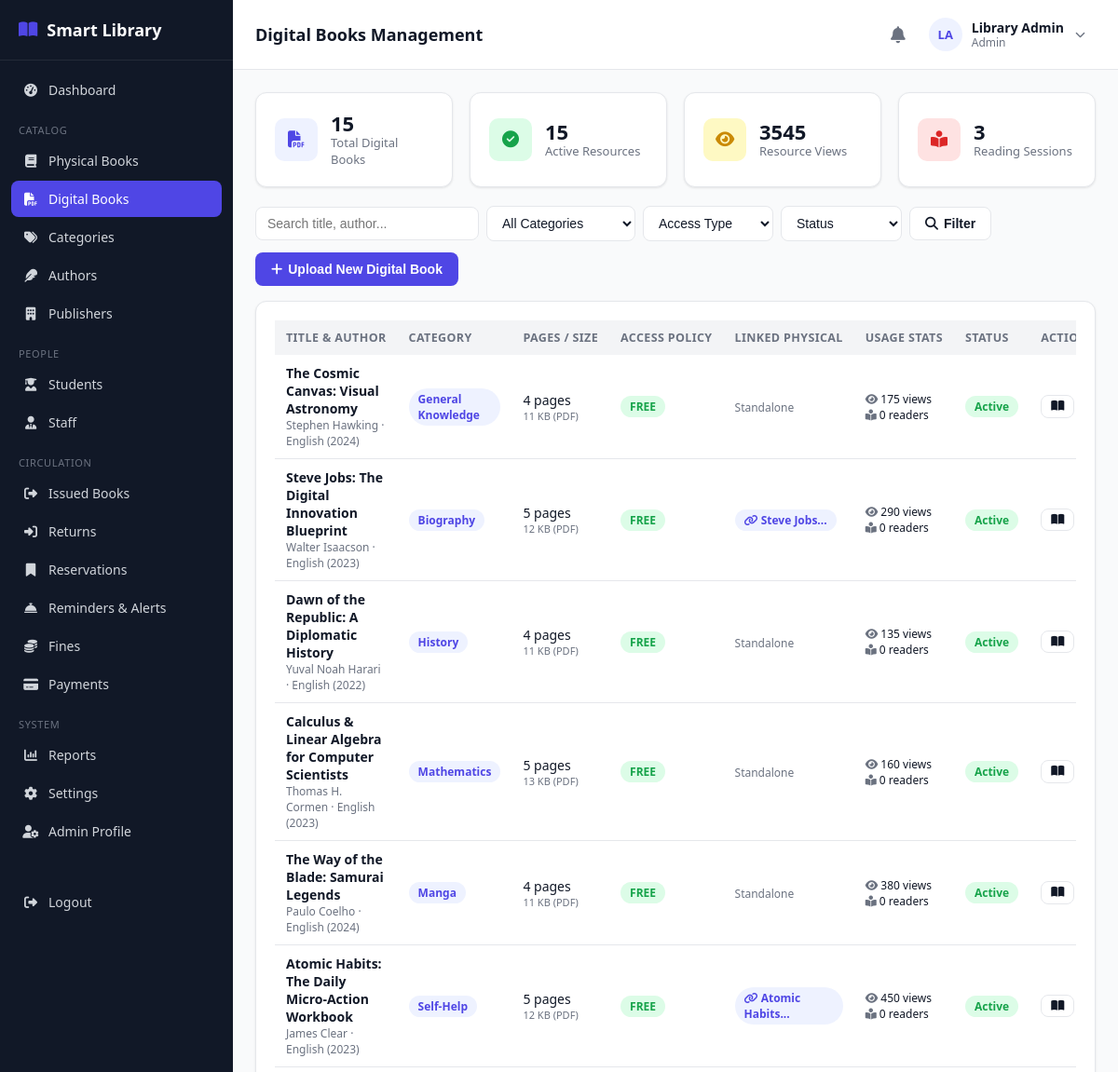
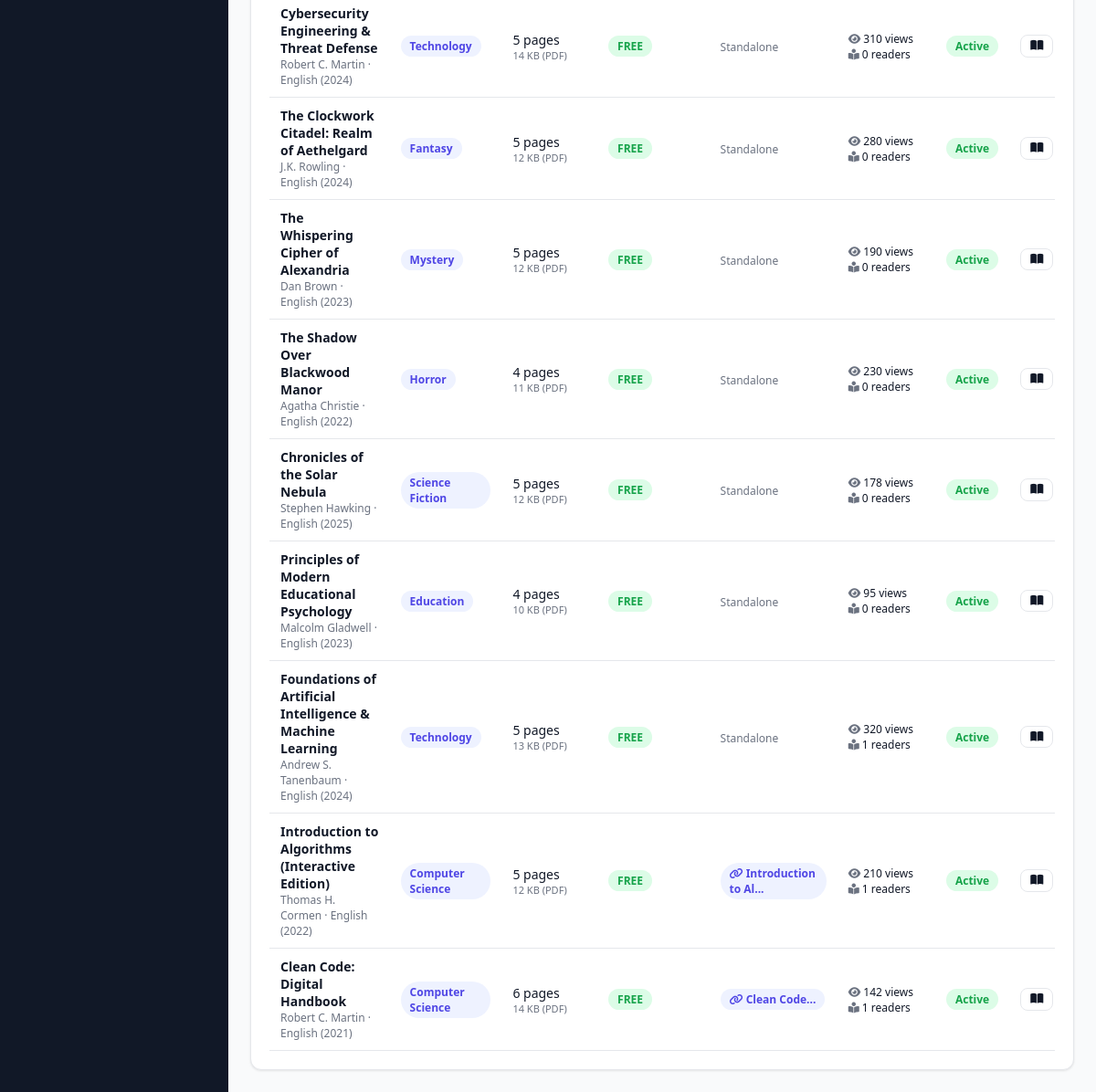
The page /admin/digital-books.php (signed in) on the database its author committed (2 pictures, top to bottom).
### tables this page shows
CREATE TABLE digital_books (
    id INT AUTO_INCREMENT PRIMARY KEY,
    book_id INT NULL,
    title VARCHAR(200) NOT NULL,
    author_id INT NULL,
    author_name VARCHAR(150) NULL,
    category_id INT NULL,
    publisher_id INT NULL,
    publication_year YEAR NULL,
    edition VARCHAR(30) DEFAULT '1st',
    language VARCHAR(40) DEFAULT 'English',
    pages INT DEFAULT 10,
    description TEXT NULL,
    cover_image VARCHAR(255) NULL,
    file_path VARCHAR(255) NOT NULL,
    file_format VARCHAR(20) NOT NULL DEFAULT 'PDF',
    file_size_kb INT DEFAULT 0,
    access_type ENUM('free','restricted','open_access') NOT NULL DEFAULT 'free',
    license_info VARCHAR(255) DEFAULT 'Open Educational Resource / Demonstration',
    view_count INT NOT NULL DEFAULT 0,
    read_count INT NOT NULL DEFAULT 0,
    status ENUM('active','inactive') NOT NULL DEFAULT 'active',
    created_at TIMESTAMP DEFAULT CURRENT_TIMESTAMP,
    updated_at TIMESTAMP DEFAULT CURRENT_TIMESTAMP ON UPDATE CURRENT_TIMESTAMP,
    FOREIGN KEY (book_id) REFERENCES books(id) ON DELETE SET NULL,
    FOREIGN KEY (author_id) REFERENCES authors(id) ON DELETE SET NULL,
    FOREIGN KEY (category_id) REFERENCES categories(id) ON DELETE SET NULL,
    FOREIGN KEY (publisher_id) REFERENCES publishers(id) ON DELETE SET NULL,
    INDEX idx_dtitle (title),
    INDEX idx_dcat (category_id),
    INDEX idx_dauthor (author_id),
    INDEX idx_dstatus (status)
);

CREATE TABLE categories (
    id INT AUTO_INCREMENT PRIMARY KEY,
    name VARCHAR(100) NOT NULL UNIQUE,
    description VARCHAR(255) DEFAULT NULL
);

CREATE TABLE books (
    id INT AUTO_INCREMENT PRIMARY KEY,
    isbn VARCHAR(30) NOT NULL UNIQUE,
    title VARCHAR(200) NOT NULL,
    author_id INT DEFAULT NULL,
    category_id INT DEFAULT NULL,
    publisher_id INT DEFAULT NULL,
    publication_year YEAR DEFAULT NULL,
    edition VARCHAR(30) DEFAULT NULL,
    language VARCHAR(40) DEFAULT 'English',
    pages INT DEFAULT NULL,
    price DECIMAL(10,2) DEFAULT 0.00,
    shelf_number VARCHAR(30) DEFAULT NULL,
    total_copies INT NOT NULL DEFAULT 1,
    available_copies INT NOT NULL DEFAULT 1,
    description TEXT DEFAULT NULL,
    image VARCHAR(255) DEFAULT NULL,
    status ENUM('active','inactive') NOT NULL DEFAULT 'active',
    created_at TIMESTAMP DEFAULT CURRENT_TIMESTAMP,
    updated_at TIMESTAMP DEFAULT CURRENT_TIMESTAMP ON UPDATE CURRENT_TIMESTAMP,
    FOREIGN KEY (author_id) REFERENCES authors(id) ON DELETE SET NULL,
    FOREIGN KEY (category_id) REFERENCES categories(id) ON DELETE SET NULL,
    FOREIGN KEY (publisher_id) REFERENCES publishers(id) ON DELETE SET NULL,
    INDEX idx_title (title),
    INDEX idx_isbn (isbn)
);

### admin/digital-books.php (the view, shortened to what this page needs)
<?php
require_once __DIR__ . '/../includes/functions.php';
require_once __DIR__ . '/../includes/auth-check.php';
$search = trim($_GET['q'] ?? '');
$where = ["1=1"];
$params = [];
$whereSql = 'WHERE ' . implode(' AND ', $where);
$stmt = $pdo->prepare("
    SELECT db.*, c.name AS category_name, COALESCE(a.name, db.author_name) AS author_name,
           p.name AS publisher_name, b.title AS physical_title,
           (SELECT COUNT(*) FROM reading_history WHERE digital_book_id = db.id) AS active_readers
    FROM digital_books db
    LEFT JOIN categories c ON c.id = db.category_id
    LEFT JOIN authors a ON a.id = db.author_id
    LEFT JOIN publishers p ON p.id = db.publisher_id
    LEFT JOIN books b ON b.id = db.book_id
    $whereSql
    ORDER BY db.id DESC
");
$stmt->execute($params);
$books = $stmt->fetchAll();
$totalDigital = (int)$pdo->query("SELECT COUNT(*) FROM digital_books")->fetchColumn();
$activeDigital = (int)$pdo->query("SELECT COUNT(*) FROM digital_books WHERE status='active'")->fetchColumn();
$totalViews = (int)$pdo->query("SELECT COALESCE(SUM(view_count),0) FROM digital_books")->fetchColumn();
$totalReadingSessions = (int)$pdo->query("SELECT COUNT(*) FROM reading_history")->fetchColumn();
include __DIR__ . '/../includes/header.php';
?>
<div class="grid grid-4" style="margin-bottom:20px;">
    <div class="card stat-card">
        <div class="icon blue"><i class="fa-solid fa-file-pdf"></i></div>
        <div><div class="num"><?= $totalDigital ?></div><div class="label">Total Digital Books</div></div>
    </div>
    <div class="card stat-card">
        <div class="icon green"><i class="fa-solid fa-circle-check"></i></div>
        <div><div class="num"><?= $activeDigital ?></div><div class="label">Active Resources</div></div>
    </div>
    <div class="card stat-card">
        <div class="icon yellow"><i class="fa-solid fa-eye"></i></div>
        <div><div class="num"><?= $totalViews ?></div><div class="label">Resource Views</div></div>
    </div>
    <div class="card stat-card">
        <div class="icon red"><i class="fa-solid fa-book-open-reader"></i></div>
        <div><div class="num"><?= $totalReadingSessions ?></div><div class="label">Reading Sessions</div></div>
    </div>
</div>
<div class="table-toolbar">
    <form method="GET" class="flex gap-2" style="flex-wrap:wrap; align-items:center;">
        <input type="text" name="q" class="form-control" style="width:240px;" placeholder="Search title, author..." value="<?= e($search) ?>">
        <select name="category" class="form-control" style="width:160px;">
            <option value="">All Categories</option>
        </select>
        <select name="access" class="form-control" style="width:140px;">
            <option value="">Access Type</option>
        </select>
        <select name="status" class="form-control" style="width:130px;">
            <option value="">Status</option>
        </select>
        <button class="btn btn-outline" type="submit"><i class="fa-solid fa-magnifying-glass"></i> Filter</button>
    </form>
    <div>
        <button class="btn btn-primary" onclick="openAddModal()"><i class="fa-solid fa-plus"></i> Upload New Digital Book</button>
    </div>
</div>
<div class="card">
    <div class="table-wrap">
        <table class="data-table">
            <thead>
                <tr>
                    <th>Title & Author</th>
                    <th>Category</th>
                    <th>Pages / Size</th>
                    <th>Access Policy</th>
                    <th>Linked Physical</th>
                    <th>Usage Stats</th>
                    <th>Status</th>
                    <th>Actions</th>
                </tr>
            </thead>
            <tbody>
                <?php if (empty($books)): ?>
                    <tr><td colspan="8" style="text-align:center; padding:30px;" class="text-muted">No digital books found. Click "Upload New Digital Book" to add one.</td></tr>
                <?php else: ?>
                    <?php foreach ($books as $b): ?>
                        <tr>
                            <td>
                                <strong><?= e($b['title']) ?></strong>
                                <div class="text-muted" style="font-size:12px;"><?= e($b['author_name'] ?: 'Unknown') ?> &middot; <?= e($b['language']) ?> (<?= e($b['publication_year'] ?: '—') ?>)</div>
                            </td>
                            <td><span class="badge badge-blue"><?= e($b['category_name'] ?: 'General') ?></span></td>
                            <td>
                                <div><?= (int)$b['pages'] ?> pages</div>
                                <div class="text-muted" style="font-size:11px;"><?= (int)$b['file_size_kb'] ?> KB (PDF)</div>
                            </td>
                            <td>
                                <span class="badge badge-green"><?= strtoupper(e($b['access_type'])) ?></span>
                            </td>
                            <td>
                                <?php if ($b['physical_title']): ?>
                                    <span class="badge badge-blue" title="Linked to physical inventory"><i class="fa-solid fa-link"></i> <?= e(substr($b['physical_title'], 0, 18)) ?>...</span>
                                <?php else: ?>
                                    <span class="text-muted" style="font-size:12px;">Standalone</span>
                                <?php endif; ?>
                            </td>
                            <td>
                                <div style="font-size:12px;"><i class="fa-solid fa-eye text-muted"></i> <?= (int)$b['view_count'] ?> views</div>
                                <div style="font-size:12px;"><i class="fa-solid fa-book-reader text-muted"></i> <?= (int)$b['active_readers'] ?> readers</div>
                            </td>
                            <td><?= statusBadge($b['status']) ?></td>
                            <td>
                                <div class="flex gap-1">
                                    <a href="<?= basePath() ?>/student/read-book.php?id=<?= $b['id'] ?>" target="_blank" class="btn btn-sm btn-outline" title="Read / Preview Online">
                                        <i class="fa-solid fa-book-open"></i>
                                    </a>
                                </div>
                            </td>
                        </tr>
                    <?php endforeach; ?>
                <?php endif; ?>
            </tbody>
        </table>
    </div>
</div>
<?php include __DIR__ . '/../includes/footer.php'; ?>

### includes/functions.php (shortened to what this page needs)
<?php
function e($value) {
    return htmlspecialchars($value ?? '', ENT_QUOTES, 'UTF-8');
}
function statusBadge($status) {
    $colors = [
        'active' => 'badge-green', 'available' => 'badge-green', 'paid' => 'badge-green',
        'returned' => 'badge-green', 'completed' => 'badge-green', 'approved' => 'badge-green', 'ready' => 'badge-green',
        'issued' => 'badge-blue', 'pending' => 'badge-yellow',
        'overdue' => 'badge-red', 'inactive' => 'badge-gray', 'cancelled' => 'badge-gray',
        'expired' => 'badge-gray', 'lost' => 'badge-red', 'damaged' => 'badge-red', 'waived' => 'badge-gray',
    ];
    $class = $colors[$status] ?? 'badge-gray';
    return '<span class="badge ' . $class . '">' . e(ucfirst($status)) . '</span>';
}
function basePath() {
    return '/smart-library';
}

### assets/css/style.css (style rules this page uses)
:root { --primary: #4f46e5; --primary-dark: #4338ca; --primary-light: #eef2ff; --success: #16a34a; --success-light: #dcfce7; --warning: #ca8a04; --warning-light: #fef9c3; --danger: #dc2626; --danger-light: #fee2e2; --gray: #6b7280; --gray-light: #f3f4f6; --border: #e5e7eb; --text: #111827; --text-muted: #6b7280; --bg: #f9fafb; --white: #ffffff; --sidebar-w: 250px; --radius: 12px; --shadow: 0 1px 3px rgba(0,0,0,0.06), 0 1px 2px rgba(0,0,0,0.04); }
* { box-sizing: border-box; }
body { margin: 0; font-family: 'Segoe UI', system-ui, -apple-system, Roboto, sans-serif; background: var(--bg); color: var(--text); font-size: 15px; }
a { color: var(--primary); text-decoration: none; }
.grid { display: grid; gap: 18px; }
.grid-4 { grid-template-columns: repeat(4, 1fr); }
.card { background: var(--white); border: 1px solid var(--border); border-radius: var(--radius); box-shadow: var(--shadow); padding: 20px; }
.stat-card { display: flex; align-items: center; gap: 14px; }
.stat-card .icon { width: 46px; height: 46px; border-radius: 10px; display: flex; align-items: center; justify-content: center; font-size: 18px; flex-shrink: 0; }
.stat-card .icon.blue { background: var(--primary-light); color: var(--primary); }
.stat-card .icon.green { background: var(--success-light); color: var(--success); }
.stat-card .icon.yellow { background: var(--warning-light); color: var(--warning); }
.stat-card .icon.red { background: var(--danger-light); color: var(--danger); }
.stat-card .num { font-size: 22px; font-weight: 800; line-height: 1.1; }
.stat-card .label { font-size: 13px; color: var(--text-muted); }
.btn { display: inline-flex; align-items: center; gap: 6px; padding: 9px 16px; border-radius: 8px; border: 1px solid transparent; font-size: 14px; font-weight: 600; cursor: pointer; text-decoration: none; }
.btn-primary { background: var(--primary); color: #fff; }
.btn-outline { background: #fff; border-color: var(--border); color: var(--text); }
.btn-sm { padding: 5px 10px; font-size: 12.5px; }
.form-control { width: 100%; padding: 9px 12px; border: 1px solid var(--border); border-radius: 8px; font-size: 14px; background: #fff; color: var(--text); }
.table-wrap { overflow-x: auto; }
table.data-table { width: 100%; border-collapse: collapse; font-size: 14px; }
.data-table th { text-align: left; padding: 10px 12px; background: var(--gray-light); font-weight: 700; font-size: 12.5px; text-transform: uppercase; letter-spacing: 0.03em; color: var(--text-muted); white-space: nowrap; }
.data-table td { padding: 10px 12px; border-bottom: 1px solid var(--border); vertical-align: middle; }
.table-toolbar { display: flex; justify-content: space-between; align-items: center; margin-bottom: 16px; gap: 12px; flex-wrap: wrap; }
.badge { padding: 3px 10px; border-radius: 999px; font-size: 12px; font-weight: 700; display: inline-block; }
.badge-green { background: var(--success-light); color: var(--success); }
.badge-blue { background: var(--primary-light); color: var(--primary); }
.text-muted { color: var(--text-muted); }
.flex { display: flex; }
.gap-2 { gap: 8px; }
.gap-1 { gap: 4px; }

### rows shown on the page
digital_books: title "The Cosmic Canvas: Visual Astronomy", author_name "Stephen Hawking", language "English", publication_year "2024", category.name "General Knowledge", pages "4", file_size_kb "11", access_type "FREE", shows "Standalone", view_count "175", active_readers "0", status "Active"
digital_books: title "Steve Jobs: The Digital Innovation Blueprint", author_name "Walter Isaacson", language "English", publication_year "2023", category.name "Biography", pages "5", file_size_kb "12", access_type "FREE", book.title "Steve Jobs", view_count "290", active_readers "0", status "Active"
digital_books: title "Dawn of the Republic: A Diplomatic History", author_name "Yuval Noah Harari", language "English", publication_year "2022", category.name "History", pages "4", file_size_kb "11", access_type "FREE", shows "Standalone", view_count "135", active_readers "0", status "Active"
digital_books: title "Calculus & Linear Algebra for Computer Scientists", author_name "Thomas H. Cormen", language "English", publication_year "2023", category.name "Mathematics", pages "5", file_size_kb "13", access_type "FREE", shows "Standalone", view_count "160", active_readers "0", status "Active"
digital_books: title "The Way of the Blade: Samurai Legends", author_name "Paulo Coelho", language "English", publication_year "2024", category.name "Manga", pages "4", file_size_kb "11", access_type "FREE", shows "Standalone", view_count "380", active_readers "0", status "Active"
digital_books: title "Atomic Habits: The Daily Micro-Action Workbook", author_name "James Clear", language "English", publication_year "2023", category.name "Self-Help", pages "5", file_size_kb "12", access_type "FREE", book.title "Atomic Habits", view_count "450", active_readers "0", status "Active"
digital_books: title "Cybersecurity Engineering & Threat Defense", author_name "Robert C. Martin", language "English", publication_year "2024", category.name "Technology", pages "5", file_size_kb "14", access_type "FREE", shows "Standalone", view_count "310", active_readers "0", status "Active"
digital_books: title "The Clockwork Citadel: Realm of Aethelgard", author_name "J.K. Rowling", language "English", publication_year "2024", category.name "Fantasy", pages "5", file_size_kb "12", access_type "FREE", shows "Standalone", view_count "280", active_readers "0", status "Active"
digital_books: title "The Whispering Cipher of Alexandria", author_name "Dan Brown", language "English", publication_year "2023", category.name "Mystery", pages "5", file_size_kb "12", access_type "FREE", shows "Standalone", view_count "190", active_readers "0", status "Active"
digital_books: title "The Shadow Over Blackwood Manor", author_name "Agatha Christie", language "English", publication_year "2022", category.name "Horror", pages "4", file_size_kb "11", access_type "FREE", shows "Standalone", view_count "230", active_readers "0", status "Active"
digital_books: title "Chronicles of the Solar Nebula", author_name "Stephen Hawking", language "English", publication_year "2025", category.name "Science Fiction", pages "5", file_size_kb "12", access_type "FREE", shows "Standalone", view_count "178", active_readers "0", status "Active"
digital_books: title "Principles of Modern Educational Psychology", author_name "Malcolm Gladwell", language "English", publication_year "2023", category.name "Education", pages "4", file_size_kb "10", access_type "FREE", shows "Standalone", view_count "95", active_readers "0", status "Active"
digital_books: title "Foundations of Artificial Intelligence & Machine Learning", author_name "Andrew S. Tanenbaum", language "English", publication_year "2024", category.name "Technology", pages "5", file_size_kb "13", access_type "FREE", shows "Standalone", view_count "320", active_readers "1", status "Active"
digital_books: title "Introduction to Algorithms (Interactive Edition)", author_name "Thomas H. Cormen", language "English", publication_year "2022", category.name "Computer Science", pages "5", file_size_kb "12", access_type "FREE", book.title "Introduction to Al", view_count "210", active_readers "1", status "Active"
digital_books: title "Clean Code: Digital Handbook", author_name "Robert C. Martin", language "English", publication_year "2021", category.name "Computer Science", pages "6", file_size_kb "14", access_type "FREE", book.title "Clean Code", view_count "142", active_readers "1", status "Active"

### other values the page prints
$label "Dashboard"
$item['_section'] "CATALOG"
$label "Physical Books"
$label "Digital Books"
$label "Categories"
$label "Authors"
$label "Publishers"
$item['_section'] "PEOPLE"
$label "Students"
$label "Staff"
$item['_section'] "CIRCULATION"
$label "Issued Books"
$label "Returns"
$label "Reservations"
$label "Reminders & Alerts"
